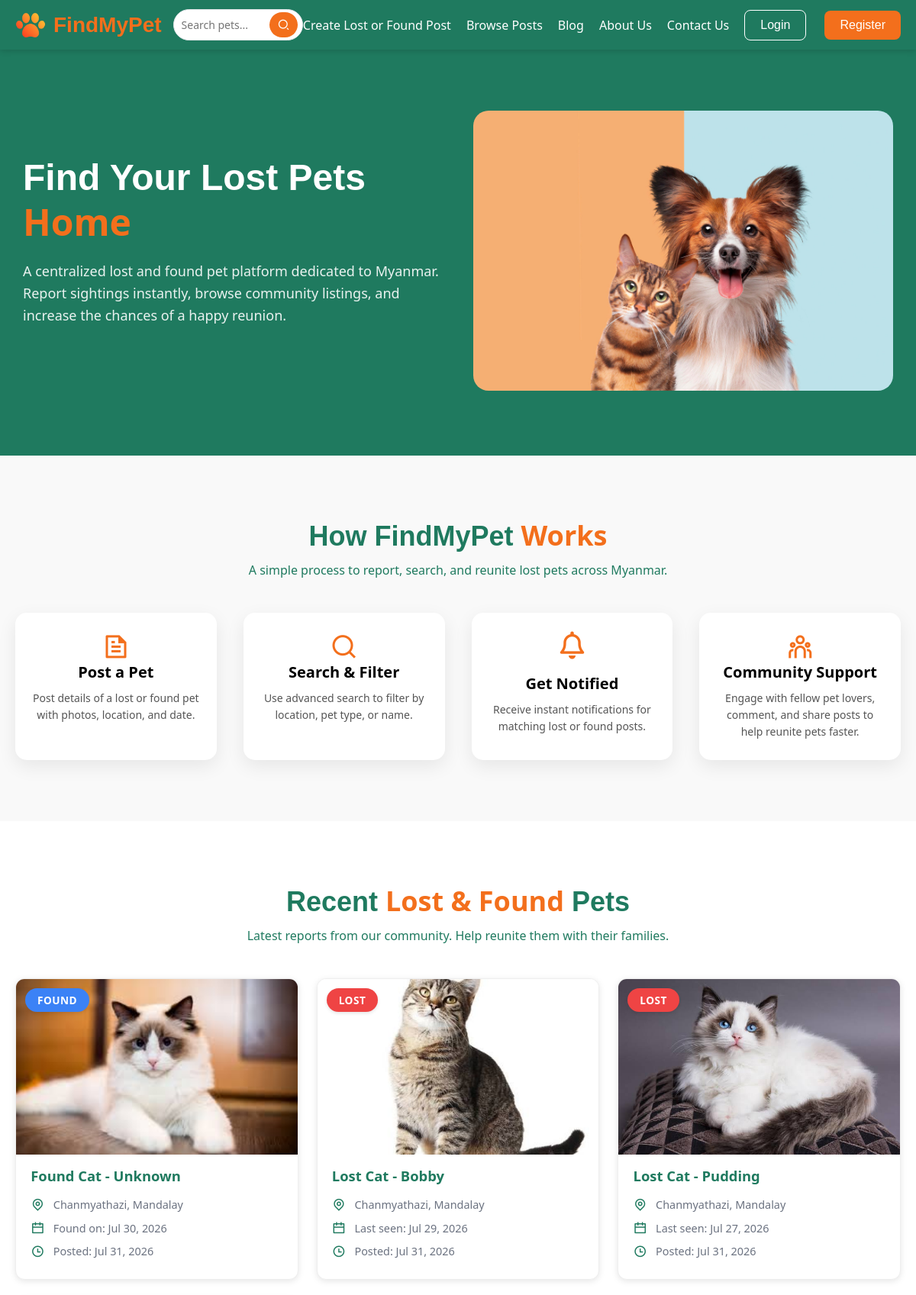
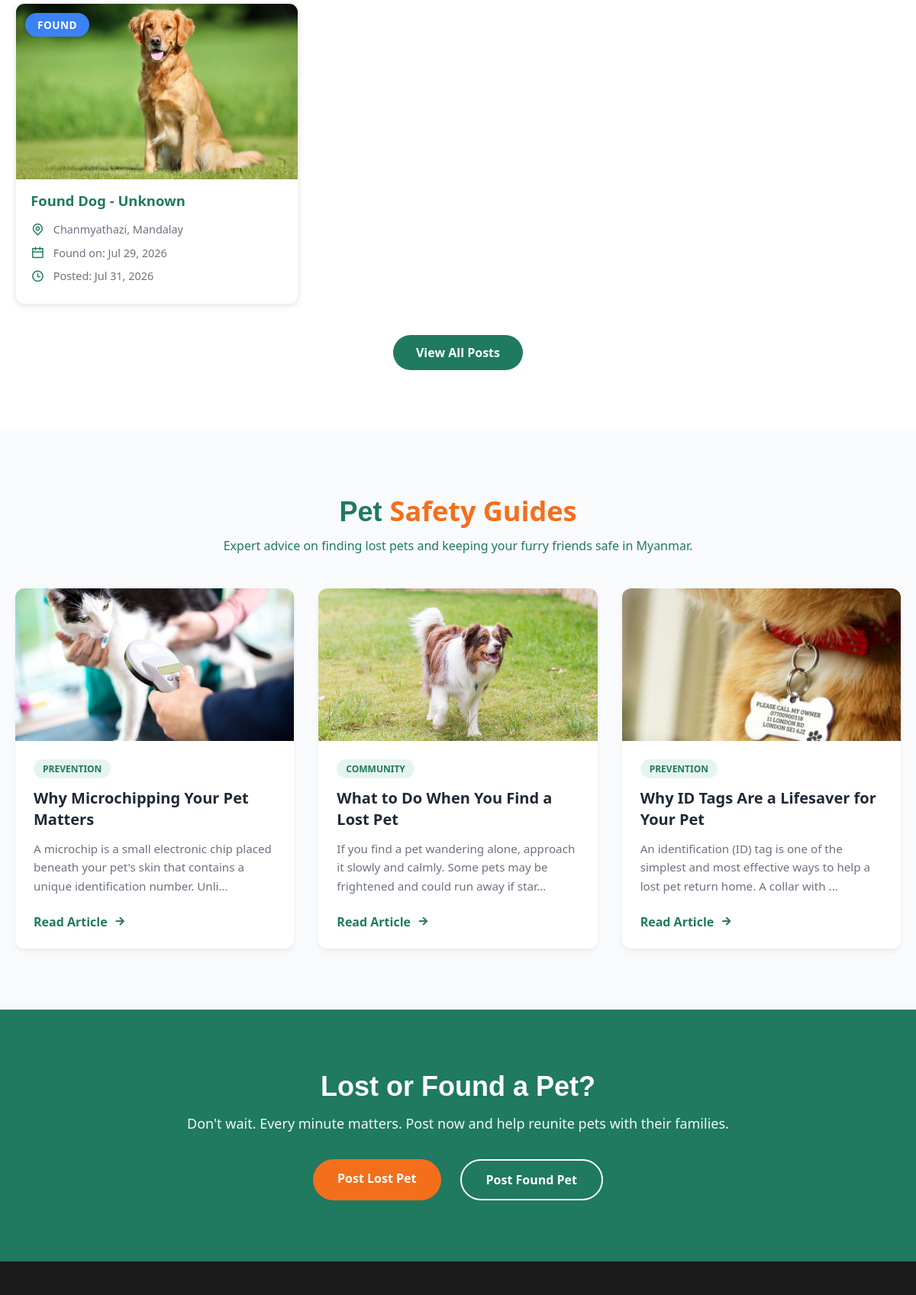
The app's page /user/index.php (upper part) with its own data (2 pictures, top to bottom).
### tables this page shows
CREATE TABLE `post` (
  `id` int(11) NOT NULL,
  `user_id` int(11) NOT NULL,
  `pet_id` int(11) NOT NULL,
  `township_id` int(11) NOT NULL,
  `post_type` enum('Lost','Found') NOT NULL,
  `description` text DEFAULT NULL,
  `last_seen_date` date DEFAULT NULL,
  `last_seen_time` time DEFAULT NULL,
  `last_seen_location` varchar(255) DEFAULT NULL,
  `contact_phone` varchar(20) DEFAULT NULL,
  `contact_email` varchar(255) DEFAULT NULL,
  `status` enum('Active','Reunited','Draft') DEFAULT 'Active',
  `created_at` datetime DEFAULT current_timestamp()
);

CREATE TABLE `pet` (
  `id` int(11) NOT NULL,
  `breed_id` int(11) NOT NULL,
  `name` varchar(150) DEFAULT NULL,
  `color` varchar(50) DEFAULT NULL,
  `age` int(11) DEFAULT NULL,
  `gender` enum('Male','Female','Unknown') DEFAULT 'Unknown',
  `image` varchar(255) DEFAULT NULL
);

CREATE TABLE `pet_type` (
  `id` int(11) NOT NULL,
  `type_name` varchar(50) NOT NULL
);

CREATE TABLE `township` (
  `id` int(11) NOT NULL,
  `city_id` int(11) NOT NULL,
  `township_name` varchar(150) NOT NULL
);

CREATE TABLE `city` (
  `id` int(11) NOT NULL,
  `city_name` varchar(150) NOT NULL
);

CREATE TABLE `blog` (
  `id` int(11) NOT NULL,
  `user_id` int(11) NOT NULL,
  `title` varchar(255) NOT NULL,
  `category` enum('Emergency','Prevention','Health','Community') DEFAULT 'Community',
  `content` text NOT NULL,
  `image` varchar(255) DEFAULT NULL,
  `created_at` datetime DEFAULT current_timestamp(),
  `updated_at` datetime DEFAULT current_timestamp() ON UPDATE current_timestamp()
);

### database/functions.php (called while the page is built, shortened)
<?php
function getLatestPosts(PDO $pdo, $limit = 4)
{
    $sql = "SELECT
                p.id, p.post_type, p.description, p.last_seen_date, p.created_at,
                pet.name AS pet_name, pet.image AS pet_image,
                b.breed_name,
                pt.type_name AS pet_type_name,
                t.township_name,
                c.city_name
            FROM post p
            INNER JOIN pet ON p.pet_id = pet.id
            INNER JOIN breed b ON pet.breed_id = b.id
            INNER JOIN pet_type pt ON b.pet_type_id = pt.id
            INNER JOIN township t ON p.township_id = t.id
            INNER JOIN city c ON t.city_id = c.id
            WHERE p.status = 'Active'
            ORDER BY p.created_at DESC
            LIMIT :limit";
    $stmt = $pdo->prepare($sql);
    $stmt->bindValue(':limit', (int)$limit, PDO::PARAM_INT);
    $stmt->execute();
    return $stmt->fetchAll(PDO::FETCH_ASSOC);
}
function getLatestBlogs(PDO $pdo, $limit = 3)
{
    $sql = "SELECT id, title, content, image, category, created_at
            FROM blog
            ORDER BY created_at DESC
            LIMIT :limit";
    $stmt = $pdo->prepare($sql);
    $stmt->bindValue(':limit', (int)$limit, PDO::PARAM_INT);
    $stmt->execute();
    return $stmt->fetchAll(PDO::FETCH_ASSOC);
}
function formatDate($dateString)
{
    try {
        $date = new DateTime($dateString);
        return $date->format('M d, Y');
    } catch (Exception $e) {
        return '';
    }
}

### user/index.php (the view, shortened to what this page needs)
<?php
require_once "../database/functions.php";
include '../includes/header.php';
$recentPosts = getLatestPosts($pdo, 4);
$blogs = getLatestBlogs($pdo, 3);
?>
<!DOCTYPE html>
<html lang="en">
<head>
    <link rel="stylesheet" href="../assets/css/style.css" />
    <link href="https://cdn.jsdelivr.net/npm/remixicon@4.8.0/fonts/remixicon.css" rel="stylesheet" />
    <link rel="stylesheet" href="https://cdnjs.cloudflare.com/ajax/libs/font-awesome/6.5.1/css/all.min.css" />
</head>
<body>
    <main class="home-page-container">
        <section class="hero-section">
            <div class="hero-container">
                <div class="hero-content">
                    <div class="hero-text">
                        <h1>Find Your Lost Pets <span class="highlight">Home</span></h1>
                        <p>
                            A centralized lost and found pet platform dedicated to Myanmar.
                            Report sightings instantly, browse community listings, and increase the
                            chances of a happy reunion.
                        </p>
                    </div>
                    <div class="hero-image">
                        <img src="../uploads/hero-dog-and-cat.jpg" alt="Happy Dog and Cat" />
                    </div>
                </div>
            </div>
        </section>
        <section class="features-section">
            <div class="features-container">
                <h2 class="section-title">
                    How FindMyPet <span class="highlight">Works</span>
                </h2>
                <p class="section-subtitle">
                    A simple process to report, search, and reunite lost pets across Myanmar.
                </p>
                <div class="features-grid">
                    <div class="feature-card">
                        <i class="ri-file-text-line feature-icon"></i>
                        <h3>Post a Pet</h3>
                        <p>Post details of a lost or found pet with photos, location, and date.</p>
                    </div>
                    <div class="feature-card">
                        <i class="ri-search-line feature-icon"></i>
                        <h3>Search & Filter</h3>
                        <p>Use advanced search to filter by location, pet type, or name.</p>
                    </div>
                    <div class="feature-card">
                        <i class="fa-regular fa-bell feature-icon"></i>
                        <h3>Get Notified</h3>
                        <p>Receive instant notifications for matching lost or found posts.</p>
                    </div>
                    <div class="feature-card">
                        <i class="ri-team-line feature-icon"></i>
                        <h3>Community Support</h3>
                        <p>Engage with fellow pet lovers, comment, and share posts to help reunite pets faster.</p>
                    </div>
                </div>
            </div>
        </section>
        <section class="recent-posts">
            <div class="recent-container">
                <div class="section-header">
                    <h2 class="section-title">
                        Recent <span class="highlight">Lost & Found</span> Pets
                    </h2>
                    <p class="section-subtitle">
                        Latest reports from our community. Help reunite them with their families.
                    </p>
                </div>
                <div class="recent-posts-grid">
                    <?php if (empty($recentPosts)): ?>
                        <p class="empty-state-message">
                            No recent posts found. Be the first to <a href="create_post.php" class="text-link">post a pet</a>!
                        </p>
                    <?php else: ?>
                        <?php foreach ($recentPosts as $post):
                            $postTypeLower = strtolower($post['post_type']);
                            $badgeClass     = ($postTypeLower == 'lost') ? 'lost' : 'found';
                            $dateLabel      = ($postTypeLower == 'lost') ? 'Last seen:' : 'Found on:';
                            $imagePath = !empty($post['pet_image']) ? $post['pet_image'] : 'placeholder.jpg';
                        ?>
                            <div class="recent-post-card" onclick="window.location.href='post_details.php?id=<?= $post['id'] ?>'">
                                <div class="post-image-container">
                                    <img src="../<?= htmlspecialchars($imagePath) ?>" alt="<?= htmlspecialchars($post['pet_name']) ?>" />
                                    <span class="status-badge <?= $badgeClass ?>"><?= strtoupper($post['post_type']) ?></span>
                                </div>
                                <div class="post-content">
                                    <h3 class="post-title">
                                        <?= ucfirst($postTypeLower) ?> <?= htmlspecialchars($post['pet_type_name']) ?> - <?= htmlspecialchars($post['pet_name']) ?>
                                    </h3>
                                    <div class="post-info">
                                        <i class="ri-map-pin-line"></i>
                                        <span><?= htmlspecialchars($post['township_name']) ?>, <?= htmlspecialchars($post['city_name']) ?></span>
                                    </div>
                                    <div class="post-info">
                                        <i class="ri-calendar-line"></i>
                                        <span><?= $dateLabel ?> <?= formatDate($post['last_seen_date']) ?></span>
                                    </div>
                                    <div class="post-info">
                                        <i class="ri-time-line"></i>
                                        <span>Posted: <?= formatDate($post['created_at']) ?></span>
                                    </div>
                                </div>
                            </div>
                        <?php endforeach; ?>
                    <?php endif; ?>
                </div>
                <div class="center-btn">
                    <a href="browse_posts.php" class="browse-all-btn">View All Posts</a>
                </div>
            </div>
        </section>
        <section class="blog-section">
            <div class="blog-container">
                <div class="section-header">
                    <h2 class="section-title">
                        Pet <span class="highlight">Safety Guides</span>
                    </h2>
                    <p class="section-subtitle">
                        Expert advice on finding lost pets and keeping your furry friends safe in Myanmar.
                    </p>
                </div>
                <div class="blog-grid">
                    <?php if (empty($blogs)): ?>
                        <p class="empty-state-message">
                            No articles published yet. Check back soon!
                        </p>
                    <?php else: ?>
                        <?php foreach ($blogs as $blog):
                            $blogImagePath = !empty($blog['image']) ? $blog['image'] : 'placeholder.jpg';
                        ?>
                            <article class="blog-card">
                                <div class="blog-img">
                                    <img src="../<?= htmlspecialchars($blogImagePath) ?>" alt="<?= htmlspecialchars($blog['title']) ?>" />
                                </div>
                                <div class="blog-content">
                                    <span class="blog-tag"><?= htmlspecialchars($blog['category'] ?? 'General') ?></span>
                                    <h3><?= htmlspecialchars($blog['title']) ?></h3>
                                    <p>
                                        <?= htmlspecialchars(substr(strip_tags($blog['content']), 0, 120)) ?>...
                                    </p>
                                    <a href="blog_details.php?id=<?= $blog['id'] ?>" class="read-more">Read Article <i class="ri-arrow-right-line"></i></a>
                                </div>
                            </article>
                        <?php endforeach; ?>
                    <?php endif; ?>
                </div>
            </div>
        </section>
        <section class="cta-section">
            <div class="cta-container">
                <h2>Lost or Found a Pet?</h2>
                <p>
                    Don't wait. Every minute matters. Post now and help reunite pets with their families.
                </p>
                <div class="cta-buttons">
                    <a href="create_post.php" class="cta-lost-btn">Post Lost Pet</a>
                    <a href="create_post.php" class="cta-found-btn">Post Found Pet</a>
                </div>
            </div>
        </section>
    </main>
    <?php include '../includes/footer.php'; ?>
</body>
</html>

### assets/css/style.css (style rules this page uses)
* { margin: 0; padding: 0; box-sizing: border-box; font-family: "Segoe UI", Tahoma, Geneva, Verdana, sans-serif; }
body { background-color: #f8fafc; }
.status-badge { position: absolute; top: 12px; left: 12px; padding: 6px 14px; border-radius: 20px; font-size: 11px; font-weight: 700; color: white; box-shadow: 0 2px 4px rgba(0, 0, 0, 0.1); text-transform: uppercase; letter-spacing: 0.5px; }
.section-title { font-size: 32px; margin-bottom: 20px; color: #1f7a5f; }

### records on screen
post: pet.image (picture), post_type "FOUND", post_type "Found", pet_type.type_name "Cat", pet.name "Unknown", township.township_name "Chanmyathazi", city.city_name "Mandalay", post_type "Found on:", last_seen_date "Jul 30, 2026", created_at "Jul 31, 2026"
post: pet.image (picture), post_type "LOST", post_type "Lost", pet_type.type_name "Cat", pet.name "Bobby", township.township_name "Chanmyathazi", city.city_name "Mandalay", post_type "Last seen:", last_seen_date "Jul 29, 2026", created_at "Jul 31, 2026"
post: pet.image (picture), post_type "LOST", post_type "Lost", pet_type.type_name "Cat", pet.name "Pudding", township.township_name "Chanmyathazi", city.city_name "Mandalay", post_type "Last seen:", last_seen_date "Jul 27, 2026", created_at "Jul 31, 2026"
post: pet.image (picture), post_type "FOUND", post_type "Found", pet_type.type_name "Dog", pet.name "Unknown", township.township_name "Chanmyathazi", city.city_name "Mandalay", post_type "Found on:", last_seen_date "Jul 29, 2026", created_at "Jul 31, 2026"
blog: image (picture), category "PREVENTION", title "Why Microchipping Your Pet Matters", content "A microchip is a small electronic chip placed beneath your pet's skin that contains a unique identification number. Unli"
blog: image (picture), category "COMMUNITY", title "What to Do When You Find a Lost Pet", content "If you find a pet wandering alone, approach it slowly and calmly. Some pets may be frightened and could run away if star"
blog: image (picture), category "PREVENTION", title "Why ID Tags Are a Lifesaver for Your Pet", content "An identification (ID) tag is one of the simplest and most effective ways to help a lost pet return home. A collar with"
